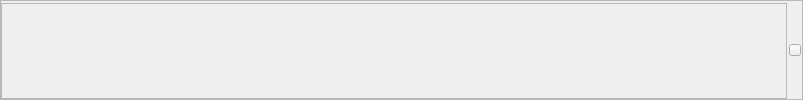
        <widget class="QFrame" name="footer">
         <property name="sizePolicy">
          <sizepolicy hsizetype="Expanding" vsizetype="Fixed">
           <horstretch>0</horstretch>
           <verstretch>0</verstretch>
          </sizepolicy>
         </property>
         <property name="minimumSize">
          <size>
           <width>0</width>
           <height>10</height>
          </size>
         </property>
         <property name="frameShape">
          <enum>QFrame::StyledPanel</enum>
         </property>
         <property name="frameShadow">
          <enum>QFrame::Raised</enum>
         </property>
         <layout class="QHBoxLayout" name="horizontalLayout_3">
          <property name="spacing">
           <number>0</number>
          </property>
          <property name="leftMargin">
           <number>0</number>
          </property>
          <property name="topMargin">
           <number>2</number>
          </property>
          <property name="rightMargin">
           <number>0</number>
          </property>
          <property name="bottomMargin">
           <number>0</number>
          </property>
          <item>
           <widget class="QFrame" name="frame_2">
            <property name="sizePolicy">
             <sizepolicy hsizetype="Expanding" vsizetype="Expanding">
              <horstretch>0</horstretch>
              <verstretch>0</verstretch>
             </sizepolicy>
            </property>
            <property name="minimumSize">
             <size>
              <width>786</width>
              <height>0</height>
             </size>
            </property>
            <property name="frameShape">
             <enum>QFrame::StyledPanel</enum>
            </property>
            <property name="frameShadow">
             <enum>QFrame::Raised</enum>
            </property>
           </widget>
          </item>
          <item alignment="Qt::AlignRight">
           <widget class="QFrame" name="sizeGrip">
            <property name="minimumSize">
             <size>
              <width>15</width>
              <height>15</height>
             </size>
            </property>
            <property name="maximumSize">
             <size>
              <width>15</width>
              <height>15</height>
             </size>
            </property>
            <layout class="QHBoxLayout" name="horizontalLayout_5">
             <property name="spacing">
              <number>0</number>
             </property>
             <property name="leftMargin">
              <number>2</number>
             </property>
             <property name="topMargin">
              <number>0</number>
             </property>
             <property name="rightMargin">
              <number>0</number>
             </property>
             <property name="bottomMargin">
              <number>0</number>
             </property>
             <item>
              <widget class="QPushButton" name="sizegrip">
               <property name="sizePolicy">
                <sizepolicy hsizetype="Expanding" vsizetype="Expanding">
                 <horstretch>0</horstretch>
                 <verstretch>0</verstretch>
                </sizepolicy>
               </property>
               <property name="minimumSize">
                <size>
                 <width>12</width>
                 <height>12</height>
                </size>
               </property>
               <property name="maximumSize">
                <size>
                 <width>12</width>
                 <height>12</height>
                </size>
               </property>
               <property name="text">
                <string/>
               </property>
               <property name="icon">
                <iconset resource="icons.qrc">
                 <normaloff>:/icons/icons/grid.svg</normaloff>:/icons/icons/grid.svg</iconset>
               </property>
               <property name="iconSize">
                <size>
                 <width>12</width>
                 <height>12</height>
                </size>
               </property>
              </widget>
             </item>
            </layout>
           </widget>
          </item>
         </layout>
        </widget>
